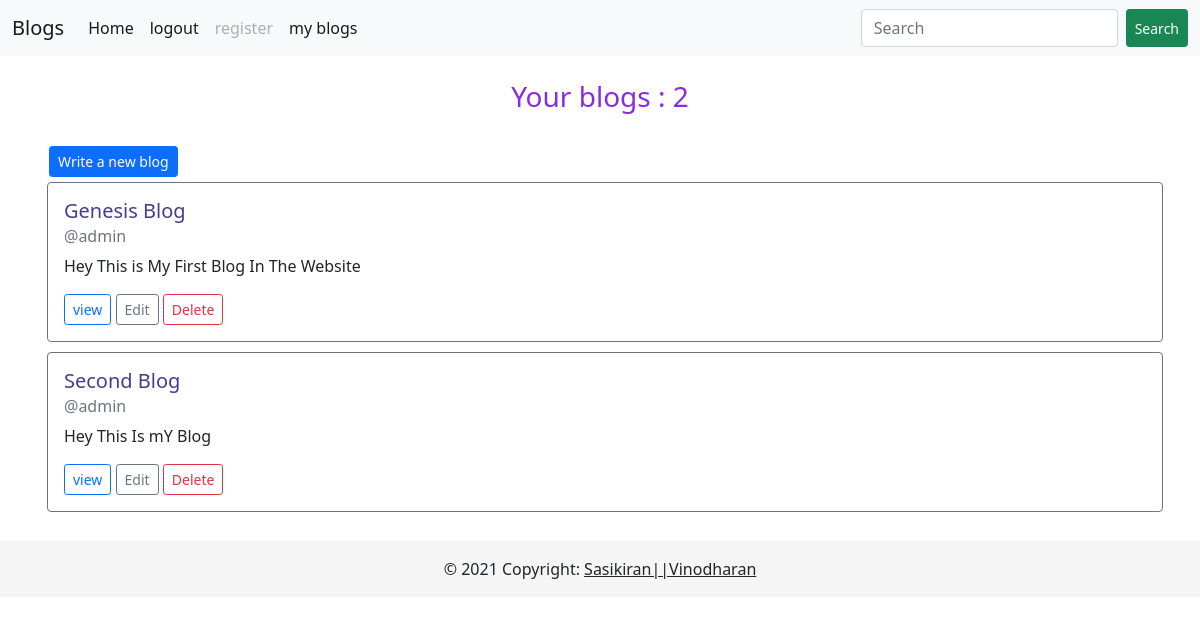
The page /myblogs/ (signed in) on the database its author committed.
### blogs/models.py (models this page shows, shortened)
class Post(models.Model):
    title = models.CharField(max_length=200)
    author = models.ForeignKey('auth.User', on_delete=models.CASCADE)
    body = models.TextField()
    created_date = models.DateTimeField(auto_now_add=True)
    modified = models.DateTimeField(auto_now=True)

### blogs/views.py (the view)
# urls.py: path('myblogs/', views.myblogs, name='myblogs'),
@login_required(login_url='login')
def myblogs(request):
    current_user = request.user
    posts = Post.objects.filter(author=current_user.id)
    count = posts.count()
    context = {
        'posts' : posts,
        'count' : count,
    }
    return render(request, 'blogs/myblogs.html', context)

### templates/blogs/myblogs.html (shortened to what this page needs)
{% extends 'base.html' %}
{% block content %}
<br>
<h3 class="text-center">Your blogs : {{ count }}</h3>
<br>
{% if user.is_authenticated %}
<div class="container">
    <a class="btn btn-primary btn-sm " style="margin-left: 7px;" href="{% url 'addblog' %}" role="button">Write a new
        blog</a>
</div>
{% endif %}
<div class="container">
    {% for post in posts %}
    <div class="row">
        <div class="col">
            <div class="card border-secondary" style="width: 100%; margin: 5px;">
                <div class="card-body">
                    <h5 class="card-title">{{ post.title }}</h5>
                    <h6 class="card-subtitle mb-2 text-muted">@{{post.author.username}}</h6>
                    <p class="card-text">{{ post.body | safe | truncatewords:30}}</p>
                    <a class="btn btn-outline-primary btn-sm" href="{% url 'post_details' post.id %}"
                        role="button">view</a>
                    {% if post.author == user %}
                    <a href="{% url 'updateBlog' post.id %}" class="btn btn-outline-secondary btn-sm">Edit</a>
                    <a href="{% url 'deleteBlog' post.id %}" class="btn btn-outline-danger btn-sm">Delete</a>
                    {% endif %}
                </div>
            </div>
        </div>
    </div>
    {% endfor %}
</div>
{% endblock %}

### templates/base.html (style rules this page uses)
h5 { color: darkslateblue; }
h3 { color: blueviolet; }

### rows shown on the page
Post: title "Genesis Blog", author.username "admin", body "Hey This is My First Blog In The Website", shows "Edit"
Post: title "Second Blog", author.username "admin", body "Hey This Is mY Blog", shows "Edit"

### other values the page prints
{{ count }} "2"
